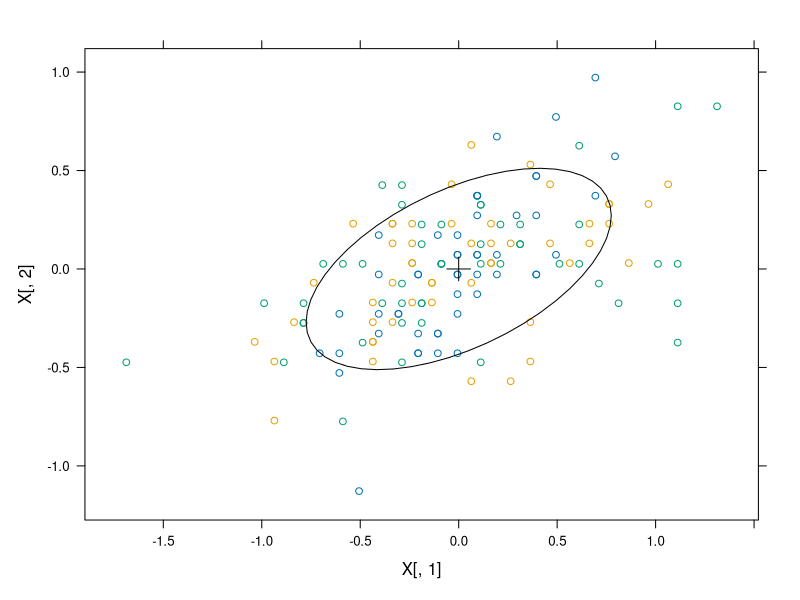

Source code (R):
# Pacotes.
library(lattice)
library(latticeExtra)
library(MASS)
library(ellipse)
library(mvtnorm)

#-----------------------------------------------------------------------
# Usando um par de preditoras para visualizar a fronteira.

# Obtendo a matriz de covariância residual.
X <- as.matrix(subset(iris, select = c(Sepal.Length, Sepal.Width)))
Xs <- by(X,
         INDICES = iris$Species,
         FUN = scale,
         center = TRUE,
         scale = FALSE)
X <- do.call(rbind, Xs)
Sigma <- var(X)

# Dados centrados removendo efeito de Species, escala preservada.
xyplot(X[, 2] ~ X[, 1],
       groups = iris$Species,
       aspect = "iso") +
  layer(panel.ellipse(..., groups = NULL, col = 1))
